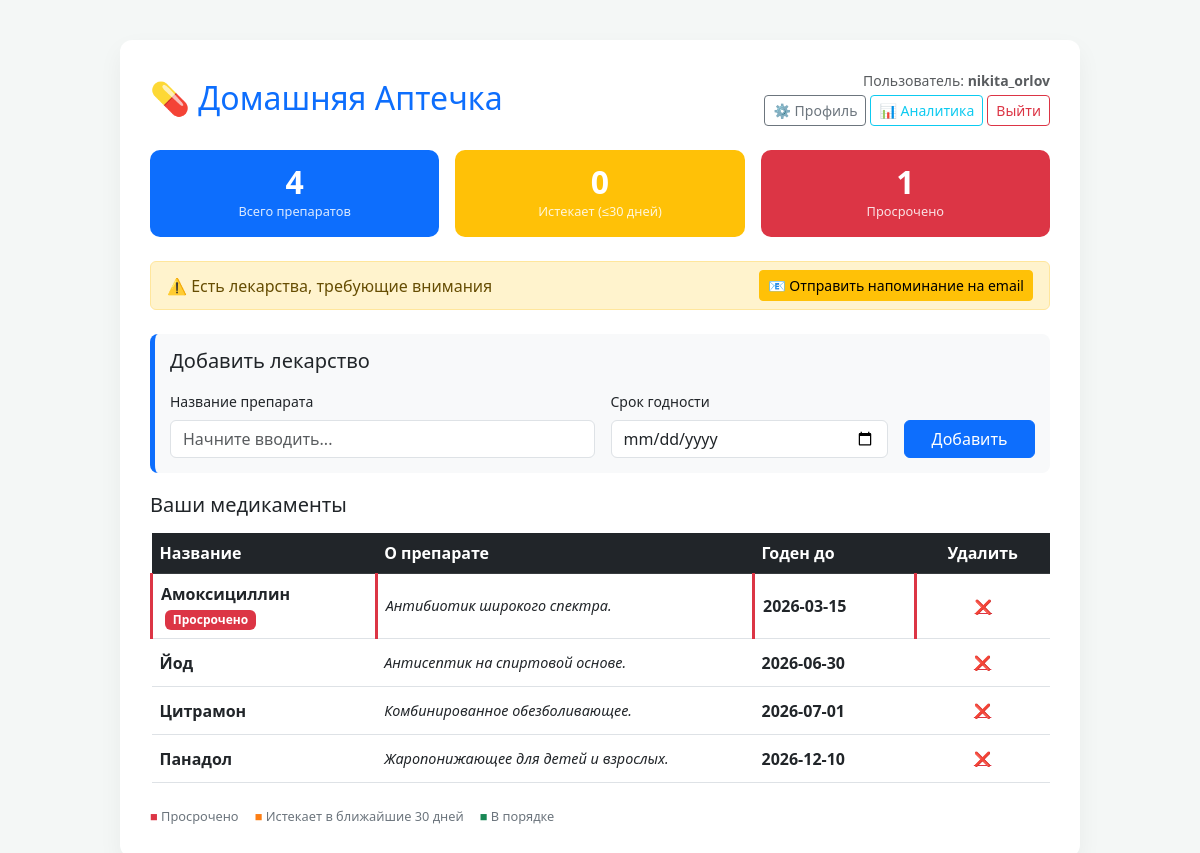
/ (signed in), run on the app's committed database.
### app.py (models this page shows)
class User(UserMixin, db.Model):
    id = db.Column(db.Integer, primary_key=True)
    username = db.Column(db.String(50), unique=True, nullable=False)
    password = db.Column(db.String(100), nullable=False)
    email = db.Column(db.String(120), nullable=True)
    birth_date = db.Column(db.Date, nullable=True)
    gender = db.Column(db.String(1), nullable=True)  # 'M' or 'F'
    is_admin = db.Column(db.Boolean, default=False, nullable=False)
    meds = db.relationship('Medication', backref='owner', lazy=True)
    sessions = db.relationship('UserSession', backref='user', lazy=True)

class Medication(db.Model):
    id = db.Column(db.Integer, primary_key=True)
    name = db.Column(db.String(100), nullable=False)
    description = db.Column(db.Text)
    expiry_date = db.Column(db.String(10), nullable=False)
    user_id = db.Column(db.Integer, db.ForeignKey('user.id'), nullable=False)

### app.py (the view)
@app.route('/')
@login_required
def index():
    meds = sorted(current_user.meds, key=lambda m: m.expiry_date)
    stats = get_med_stats(meds)
    meds_with_status = [(med, get_expiry_status(med.expiry_date)) for med in meds]
    return render_template('index.html',
                           meds_with_status=meds_with_status,
                           stats=stats,
                           warning_days=EXPIRY_WARNING_DAYS)

### app.py (called while the page is built)
@login_manager.user_loader
def load_user(user_id):
    return User.query.get(int(user_id))

def _get_or_create_session():
    token = session.get('session_token')
    if not token:
        return None
    return UserSession.query.filter_by(session_token=token, logout_time=None).first()

def _log_page_view(page):
    us = _get_or_create_session()
    if us is None:
        return
    pv = PageView(session_id=us.id, user_id=us.user_id, page=page, method=request.method)
    db.session.add(pv)
    us.page_views += 1
    db.session.commit()

@app.after_request
def track_page(response):
    if request.method == 'GET' and response.status_code == 200:
        path = request.path
        if not path.startswith('/static') and path != '/search_meds':
            if current_user.is_authenticated:
                _log_page_view(path)
    return response

def get_expiry_status(expiry_str):
    try:
        expiry = datetime.strptime(expiry_str, '%Y-%m-%d').date()
        today = date.today()
        if expiry < today:
            return 'expired'
        elif expiry <= today + timedelta(days=EXPIRY_WARNING_DAYS):
            return 'warning'
        return 'ok'
    except Exception:
        return 'ok'

def get_med_stats(meds):
    total = len(meds)
    expired = 0
    expiring_soon = 0
    for med in meds:
        status = get_expiry_status(med.expiry_date)
        if status == 'expired':
            expired += 1
        elif status == 'warning':
            expiring_soon += 1
    return {'total': total, 'expired': expired, 'expiring_soon': expiring_soon}

### templates/index.html (shortened to what this page needs)
<!DOCTYPE html>
<html lang="ru">
<head>
    <link href="https://cdn.jsdelivr.net/npm/bootstrap@5.3.0/dist/css/bootstrap.min.css" rel="stylesheet">
</head>
<body>
<div class="container main-container">
    <div class="d-flex justify-content-between align-items-center mb-4">
        <h2 class="text-primary mb-0">💊 Домашняя Аптечка</h2>
        <div class="text-end">
            <small class="text-muted d-block">Пользователь: <b>{{ current_user.username }}</b></small>
            <div class="mt-1 d-flex gap-1 justify-content-end">
                <a href="{{ url_for('profile') }}" class="btn btn-sm btn-outline-secondary">⚙️ Профиль</a>
                <a href="{{ url_for('analytics') }}" class="btn btn-sm btn-outline-info">📊 Аналитика</a>
                <a href="{{ url_for('logout') }}" class="btn btn-sm btn-outline-danger">Выйти</a>
            </div>
        </div>
    </div>
    <div class="row g-3 mb-4">
        <div class="col-4">
            <div class="stat-card bg-primary text-white">
                <div class="stat-num">{{ stats.total }}</div>
                <div class="stat-label">Всего препаратов</div>
            </div>
        </div>
        <div class="col-4">
            <div class="stat-card bg-warning text-white">
                <div class="stat-num">{{ stats.expiring_soon }}</div>
                <div class="stat-label">Истекает (≤{{ warning_days }} дней)</div>
            </div>
        </div>
        <div class="col-4">
            <div class="stat-card bg-danger text-white">
                <div class="stat-num">{{ stats.expired }}</div>
                <div class="stat-label">Просрочено</div>
            </div>
        </div>
    </div>
    {% if stats.expired > 0 or stats.expiring_soon > 0 %}
    <div class="alert alert-warning d-flex justify-content-between align-items-center py-2 mb-4">
        <span>⚠️ Есть лекарства, требующие внимания</span>
        <a href="{{ url_for('send_notification') }}" class="btn btn-sm btn-warning">
            📧 Отправить напоминание на email
        </a>
    </div>
    {% endif %}
    <div class="add-card">
        <h5 class="mb-3">Добавить лекарство</h5>
        <form action="/add" method="POST" class="row g-3">
            <div class="col-md-6">
                <label class="form-label small">Название препарата</label>
                <input type="text" name="name" id="med-input" class="form-control"
                       placeholder="Начните вводить..." list="med-suggestions" required autocomplete="off">
            </div>
            <div class="col-md-4">
                <label class="form-label small">Срок годности</label>
                <input type="date" name="expiry" class="form-control" required>
            </div>
            <div class="col-md-2 d-flex align-items-end">
                <button type="submit" class="btn btn-primary w-100">Добавить</button>
            </div>
        </form>
    </div>
    <h5 class="mb-3">Ваши медикаменты</h5>
    <div class="table-responsive">
        <table class="table table-hover align-middle">
            <thead class="table-dark">
                <tr>
                    <th style="width: 25%;">Название</th>
                    <th style="width: 42%;">О препарате</th>
                    <th style="width: 18%;">Годен до</th>
                    <th style="width: 15%;" class="text-center">Удалить</th>
                </tr>
            </thead>
            <tbody>
                {% for med, status in meds_with_status %}
                <tr class="status-{{ status }}">
                    <td>
                        <strong>{{ med.name }}</strong>
                        {% if status == 'expired' %}
                            <span class="badge bg-danger ms-1">Просрочено</span>
                        {% elif status == 'warning' %}
                            <span class="badge bg-warning text-dark ms-1">Истекает</span>
                        {% endif %}
                    </td>
                    <td class="description-text">{{ med.description }}</td>
                    <td class="expiry-{{ status }}">{{ med.expiry_date }}</td>
                    <td class="text-center">
                        <a href="/delete/{{ med.id }}" class="btn btn-sm btn-link text-danger">❌</a>
                    </td>
                </tr>
                {% else %}
                <tr>
                    <td colspan="4" class="text-center py-4 text-muted">В аптечке пока пусто. Добавьте ваше первое лекарство!</td>
                </tr>
                {% endfor %}
            </tbody>
        </table>
    </div>
    {% if stats.total > 0 %}
    <div class="d-flex gap-3 mt-2" style="font-size:0.8rem; color:#6c757d;">
        <span><span style="color:#dc3545">■</span> Просрочено</span>
        <span><span style="color:#fd7e14">■</span> Истекает в ближайшие {{ warning_days }} дней</span>
        <span><span style="color:#198754">■</span> В порядке</span>
    </div>
    {% endif %}
</div>
</body>
</html>

### templates/index.html (style rules this page uses)
body { background-color: #f4f7f6; font-family: 'Segoe UI', Tahoma, Geneva, Verdana, sans-serif; }
.main-container { max-width: 960px; margin: 40px auto; background: white; padding: 30px; border-radius: 12px; box-shadow: 0 10px 25px rgba(0,0,0,0.05); }
.add-card { border-left: 5px solid #0d6efd; background: #f8f9fa; padding: 15px; border-radius: 8px; margin-bottom: 20px; }
.description-text { font-size: 0.9rem; color: #6c757d; font-style: italic; }
tr.status-expired { background-color: #fff5f5; }
tr.status-expired td { border-left: 3px solid #dc3545; }
.expiry-expired { font-weight: bold; color: #dc3545; }
.expiry-ok { font-weight: bold; color: #198754; }
.stat-card { border-radius: 10px; padding: 16px 20px; text-align: center; }
.stat-card .stat-num { font-size: 2rem; font-weight: 700; line-height: 1; }
.stat-card .stat-label { font-size: 0.8rem; margin-top: 4px; opacity: 0.85; }

### data on the page
User: username "nikita_orlov"
Medication: name "Амоксициллин", shows "Просрочено", description "Антибиотик широкого спектра.", expiry_date "2026-03-15"
Medication: name "Йод", description "Антисептик на спиртовой основе.", expiry_date "2026-06-30"
Medication: name "Цитрамон", description "Комбинированное обезболивающее.", expiry_date "2026-07-01"
Medication: name "Панадол", description "Жаропонижающее для детей и взрослых.", expiry_date "2026-12-10"

### other printed values
{{ stats.total }} "4"
{{ stats.expiring_soon }} "0"
{{ warning_days }} "30"
{{ stats.expired }} "1"
